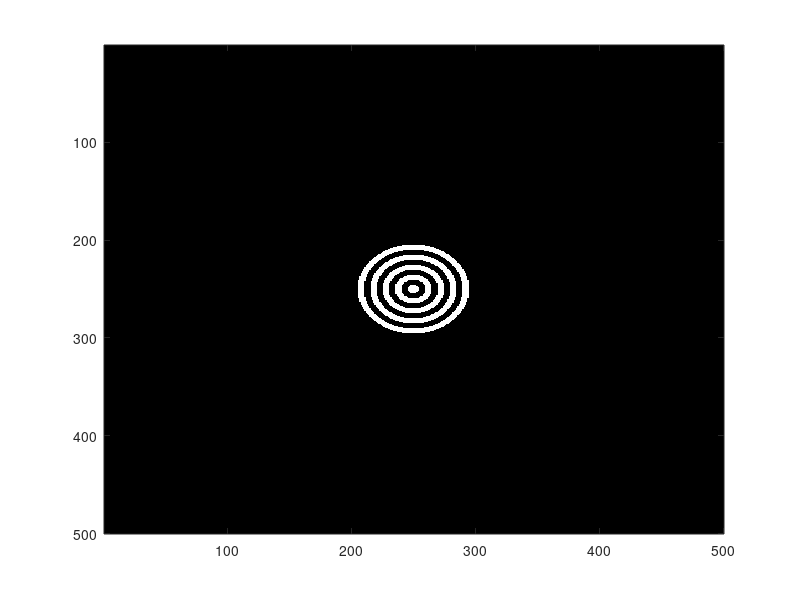
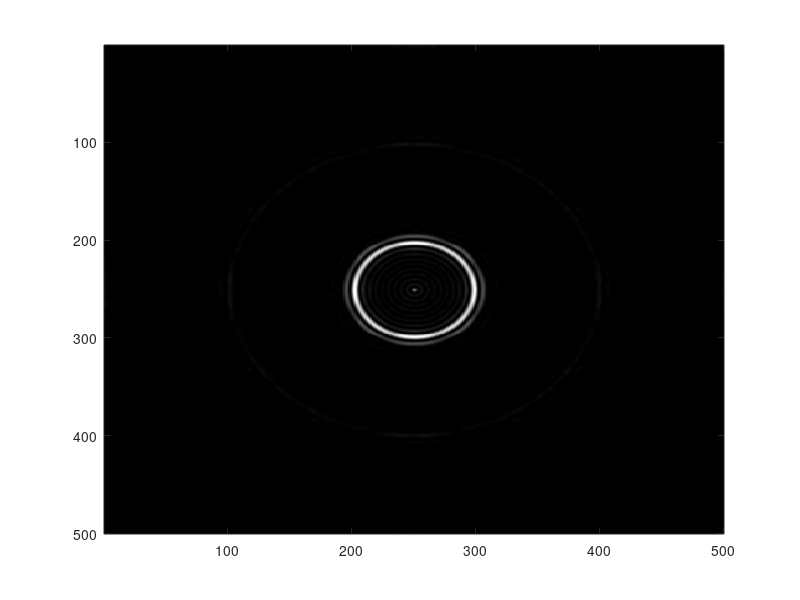

Write MATLAB code to recreate these figures, in order.
%%Diffractive axicon%%
clear; %Clear all memory

% Defining Grating Parameters
N=500; %Define Matrix sizes
A=ones(N,N); %Define Matrices by assigning 1 to all pixels
P=50;%Define the period of the grating
FFr=0.5;%Define fill factor for radial periodicity

% Constructing the grating
    x=1:N;
    y=1:N;
    del=5;
    [X,Y]=meshgrid(x*del,y*del);
    r=sqrt((X-N/2*del).*(X-N/2*del)+(Y-N/2*del).*(Y-N/2*del));
    A(rem(r,P)<P/2)=exp(1i*pi); 
    A(r>N/2-2)=0;  

%Observing the grating output in the far-field
E=fftshift(fft2(A));
IN=(abs(E)/(N*N)).*(abs(E)/(N*N));
figure(1)
colormap(gray); 
imagesc(angle(A))          
figure(2)
colormap(gray);
imagesc(IN);
